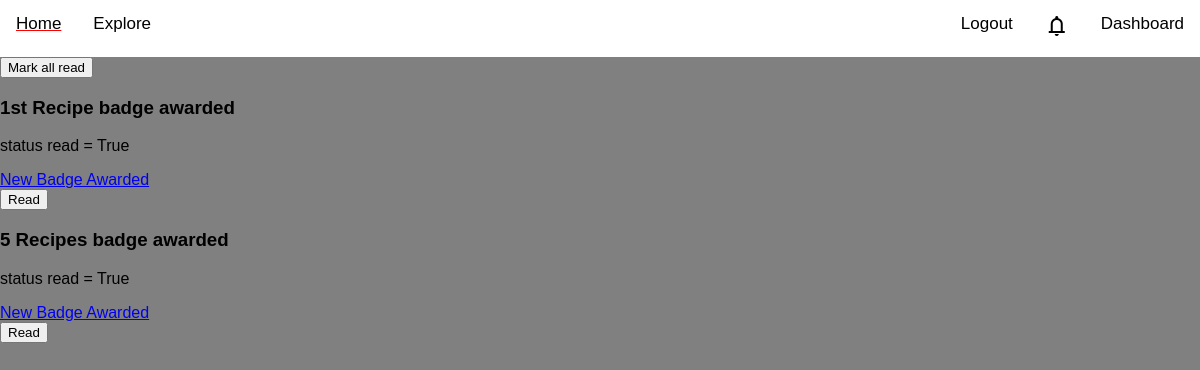
The app's page /notifications/ (signed in) with its own data.
### notifications/models.py (models this page shows, shortened)
class Notification(models.Model):
    categories = (("badge awarded", "Badge Awarded"),)
    description = models.CharField(max_length=255)
    category = models.CharField(max_length = 255, choices = categories, null = True, blank = True)
    user = models.ForeignKey(User, on_delete=models.CASCADE)
    notification_time = models.DateTimeField(auto_now_add=True)
    read = models.BooleanField(default=False)

### notifications/views.py (the view)
# urls.py: path('', views.view_notifications, name='notifications'),
@login_required
def view_notifications(request):
    notifications = Notification.objects.filter(user = request.user)
    return render(request, 'notifications/notifications.html',{
        'notifications': notifications,
    })

### notifications/context_processors.py (called while the page is built)
def notification_processor(request):
    num_notifications = ''
    if request.user.is_authenticated:
        count = Notification.objects.filter(user = request.user).count()
        if count > 0:
            num_notifications = count
    return {'num_notifications':num_notifications}

### notifications/templates/notifications/notifications.html (shortened to what this page needs)
{% extends 'core/base.html' %}
{% block content %}
<form action="{% url 'notifications:notifications_clear' %}" method="post">
    <button type="submit" name="mark_all_read">Mark all read</button>
</form>
{% for notification in notifications %}
    <div class="notification-card {% if notification.read == False %}unread{% else %}read{% endif %}">
        <h3>{{notification.description}}</h3>
        <p>status read = {{notification.read}}</p>
        <a href="{% url 'badges:badges' %}">New Badge Awarded</a>
        <form action="{% url 'notifications:notification_read' notification.id %}" method="post">
            <button type="submit" name="mark_read">Read</button>
        </form>
    </div>
{% empty %}
<h3>No new notifications</h3>
{% endfor %}
{% endblock content %}

### static/css/stylesheet.css (style rules this page uses)
body { margin: 0; font-family: Arial, Helvetica, sans-serif; background-color: grey; }

### records on screen
Notification: description "1st Recipe badge awarded", read "True"
Notification: description "5 Recipes badge awarded", read "True"
